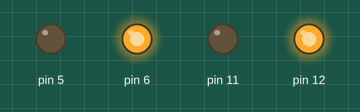
Simulated run of this sketch. Board: Arduino Uno, built with avr-gcc and run on an emulated ATmega328P. Shown: output pins drawn as LEDs (lit = HIGH).

Above: at 1.0 s.
At 5.0 s:
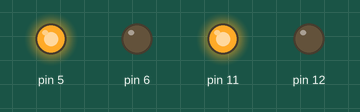
At 7.0 s:
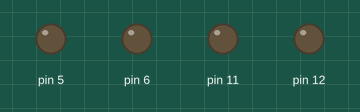
Timing chart, 0 to 10.4 s (numbered marks = the images above):
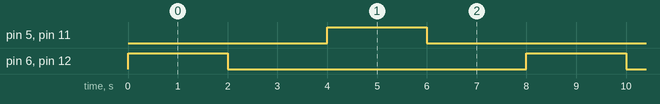

The sketch:

DC_Motor.ino
```cpp
void setup()
{
  pinMode(5,OUTPUT);
  pinMode(6,OUTPUT);
  pinMode(11,OUTPUT);
  pinMode(12,OUTPUT);
}

void loop()
{
  digitalWrite(5,LOW);
  digitalWrite(6,HIGH);
  digitalWrite(11,LOW);
  digitalWrite(12,HIGH);
  delay(2000);
  digitalWrite(5,LOW);
  digitalWrite(6,LOW);
  digitalWrite(11,LOW);
  digitalWrite(12,LOW);
  delay(2000);
  digitalWrite(5,HIGH);
  digitalWrite(6,LOW);
  digitalWrite(11,HIGH);
  digitalWrite(12,LOW);
  delay(2000);
  digitalWrite(5,LOW);
  digitalWrite(6,LOW);
  digitalWrite(11,LOW);
  digitalWrite(12,LOW);
  delay(2000);

}
```

Measured:
- by itself, pin 5, pin 6, pin 11, pin 12: alternates HIGH for 2.0 s and LOW for 6.0 s
- by itself, everything shown: repeats every 8.0 s, in 4 steps
